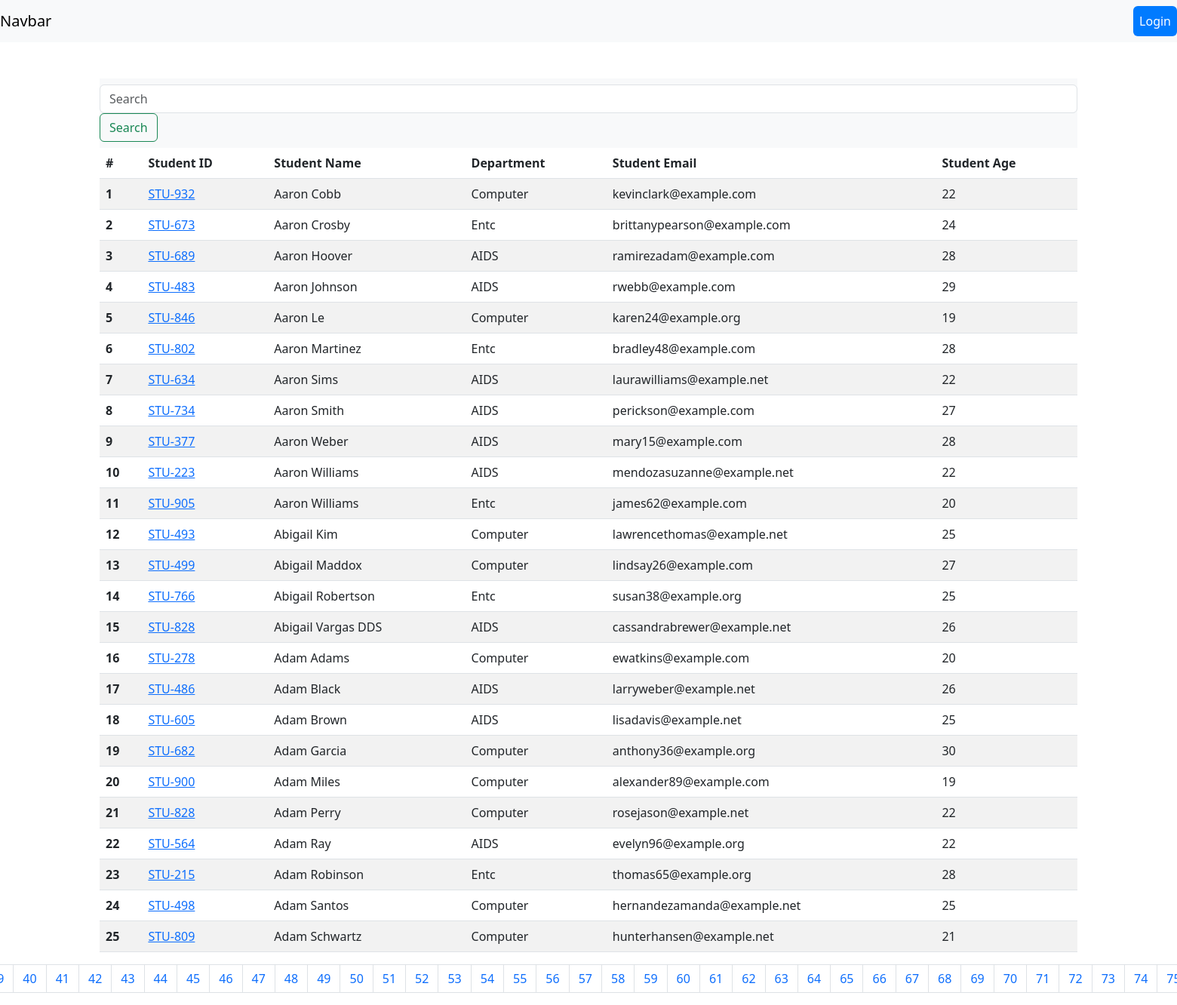
The page /student/ on the database its author committed.
### vege/models.py (models this page shows, shortened)
class Student(models.Model):
    department = models.ForeignKey(Department, related_name="depart", on_delete=models.CASCADE)
    student_id = models.OneToOneField(StudentId, related_name="studentid", on_delete=models.CASCADE)
    student_name = models.CharField(max_length=100)
    student_email = models.EmailField(unique=True)
    student_age = models.IntegerField(default=18)
    student_address = models.TextField()
    is_deleted = models.BooleanField(default=False)
    objects = StudentManager()
    admin_objects = models.Manager()
    class Meta:
        ordering = ['student_name']
        verbose_name = "student"

class StudentId(models.Model):
    student_id = models.CharField(max_length=100)

class Department(models.Model):
    department = models.CharField(max_length=100)
    class Meta:
        ordering = ['department']

### vege/views.py (the view, shortened to what this page needs)
# urls.py: path('student/',get_students),
def get_students(request):
    queryset = Student.objects.all()
    search = request.GET.get('search', '')
    paginator = Paginator(queryset, 25)
    page_number = request.GET.get("page", 1)
    page_obj = paginator.get_page(page_number)
    return render(request, 'report/student.html', {'queryset': page_obj})

### vege/models.py (called while the page is built)
    def get_queryset(self) -> models.QuerySet:
        return super().get_queryset().filter(is_deleted = False)

### vege/templates/report/student.html (shortened to what this page needs)
{% extends "base.html" %}
{% load static %}
{% block content %}
<div class="container mt-5">
  <form class="form-inline" method="get">
    <nav class="navbar navbar-light bg-light">
      <input class="form-control mr-sm-2" name="search" type="search" placeholder="Search" aria-label="Search" value="{{ request.GET.search }}">
      <button class="btn btn-outline-success my-2 my-sm-0" type="submit">Search</button>
    </nav>
  </form>
  <table class="table table-striped">
    <thead>
      <tr>
        <th scope="col">#</th>
        <th scope="col">Student ID</th>
        <th scope="col">Student Name</th>
        <th scope="col">Department</th>
        <th scope="col">Student Email</th>
        <th scope="col">Student Age</th>
      </tr>
    </thead>
    <tbody>
      {% for student in queryset %}
      <tr>
        <th scope="row">{{ forloop.counter }}</th>
        <td>
          <a href="{% url 'see_marks' student.student_id.student_id %}">{{ student.student_id.student_id }}</a>
      </td>
        <td>{{ student.student_name }}</td>
        <td>{{ student.department.department }}</td>
        <td>{{ student.student_email }}</td>
        <td>{{ student.student_age }}</td>
      </tr>
      {% endfor %}
    </tbody>
  </table>
  <nav aria-label="Page navigation example">
    <ul class="pagination justify-content-center">
      {% for num in queryset.paginator.page_range %}
        {% if queryset.number == num %}
        <li class="page-item active"><a class="page-link" href="#">{{ num }}</a></li>
        {% else %}
        <li class="page-item"><a class="page-link" href="?page={{ num }}{% if request.GET.search %}&search={{ request.GET.search }}{% endif %}">{{ num }}</a></li>
        {% endif %}
      {% endfor %}
    </ul>
  </nav>
</div>
{% endblock %}

### vege/templates/base.html (shortened to what this page needs)
<!DOCTYPE html>
<html lang="en">
<head>
    <link href="https://cdn.jsdelivr.net/npm/bootstrap@5.3.0/dist/css/bootstrap.min.css" rel="stylesheet">
</head>
<body>
    <nav class="navbar navbar-expand-lg navbar-light bg-light">
        <a class="navbar-brand" href="#">Navbar</a>
        <div class="collapse navbar-collapse" id="navbarNav">
            <ul class="navbar-nav ms-auto">
                <li class="nav-item">
                    {% if request.user.is_authenticated %}
                        <a class="nav-link btn btn-custom-logout" href="/logout/">Logout</a>
                    {% else %}
                        <a class="nav-link btn btn-custom-login" href="/login/">Login</a>
                    {% endif %}
                </li>
            </ul>
        </div>
    </nav>
    {% block content %}
    {% endblock %}
</body>
</html>

### vege/templates/base.html (style rules this page uses)
.navbar-nav { margin-left: auto; }
.btn-custom-login { background-color: #007bff; border-color: #007bff; color: white; }

### rows shown on the page
Student: student_id.student_id "STU-932", student_name "Aaron Cobb", department.department "Computer", student_email "kevinclark@example.com", student_age "22"
Student: student_id.student_id "STU-673", student_name "Aaron Crosby", department.department "Entc", student_email "brittanypearson@example.com", student_age "24"
Student: student_id.student_id "STU-689", student_name "Aaron Hoover", department.department "AIDS", student_email "ramirezadam@example.com", student_age "28"
Student: student_id.student_id "STU-483", student_name "Aaron Johnson", department.department "AIDS", student_email "rwebb@example.com", student_age "29"
Student: student_id.student_id "STU-846", student_name "Aaron Le", department.department "Computer", student_email "karen24@example.org", student_age "19"
Student: student_id.student_id "STU-802", student_name "Aaron Martinez", department.department "Entc", student_email "bradley48@example.com", student_age "28"
Student: student_id.student_id "STU-634", student_name "Aaron Sims", department.department "AIDS", student_email "laurawilliams@example.net", student_age "22"
Student: student_id.student_id "STU-734", student_name "Aaron Smith", department.department "AIDS", student_email "perickson@example.com", student_age "27"
Student: student_id.student_id "STU-377", student_name "Aaron Weber", department.department "AIDS", student_email "mary15@example.com", student_age "28"
Student: student_id.student_id "STU-223", student_name "Aaron Williams", department.department "AIDS", student_email "mendozasuzanne@example.net", student_age "22"
Student: student_id.student_id "STU-905", student_name "Aaron Williams", department.department "Entc", student_email "james62@example.com", student_age "20"
Student: student_id.student_id "STU-493", student_name "Abigail Kim", department.department "Computer", student_email "lawrencethomas@example.net", student_age "25"
Student: student_id.student_id "STU-499", student_name "Abigail Maddox", department.department "Computer", student_email "lindsay26@example.com", student_age "27"
Student: student_id.student_id "STU-766", student_name "Abigail Robertson", department.department "Entc", student_email "susan38@example.org", student_age "25"
Student: student_id.student_id "STU-828", student_name "Abigail Vargas DDS", department.department "AIDS", student_email "cassandrabrewer@example.net", student_age "26"
Student: student_id.student_id "STU-278", student_name "Adam Adams", department.department "Computer", student_email "ewatkins@example.com", student_age "20"
Student: student_id.student_id "STU-486", student_name "Adam Black", department.department "AIDS", student_email "larryweber@example.net", student_age "26"
Student: student_id.student_id "STU-605", student_name "Adam Brown", department.department "AIDS", student_email "lisadavis@example.net", student_age "25"
Student: student_id.student_id "STU-682", student_name "Adam Garcia", department.department "Computer", student_email "anthony36@example.org", student_age "30"
Student: student_id.student_id "STU-900", student_name "Adam Miles", department.department "Computer", student_email "alexander89@example.com", student_age "19"
Student: student_id.student_id "STU-828", student_name "Adam Perry", department.department "Computer", student_email "rosejason@example.net", student_age "22"
Student: student_id.student_id "STU-564", student_name "Adam Ray", department.department "AIDS", student_email "evelyn96@example.org", student_age "22"
Student: student_id.student_id "STU-215", student_name "Adam Robinson", department.department "Entc", student_email "thomas65@example.org", student_age "28"
Student: student_id.student_id "STU-498", student_name "Adam Santos", department.department "Computer", student_email "hernandezamanda@example.net", student_age "25"
Student: student_id.student_id "STU-809", student_name "Adam Schwartz", department.department "Computer", student_email "hunterhansen@example.net", student_age "21"

### other values the page prints
{{ num }} "40" "41" "42" "43" "44" "45" "46" "47" "48" "49" "50" "51" "52" "53" "54" "55" "56" "57" "58" "59" "60" "61" "62" "63" "64" "65" "66" "67" "68" "69" "70" "71" "72" "73" "74"
